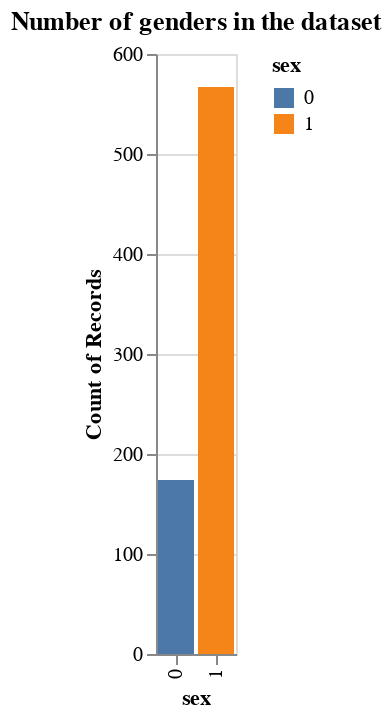

Here is the notebook cell this chart was saved with:
### Code cell
alt.Chart(heart).mark_bar().encode(
    X("sex"), Y("count()"),
    color="sex").properties(title="Number of genders in the dataset").interactive()

### Figure 1 — Vega-Lite specification as saved in the notebook (floating-point values rounded to 4 significant figures; data arrays with more than 128 entries replaced by an {"elided": "..."} marker saying what was removed)
{"config": {"view": {"continuousWidth": 400, "continuousHeight": 300}}, "data": {"name": "data-9c5c541ff0505177026c42e372cebf79"}, "mark": "bar", "encoding": {"color": {"field": "sex", "type": "nominal"}, "x": {"field": "sex", "type": "nominal"}, "y": {"aggregate": "count", "type": "quantitative"}}, "selection": {"selector003": {"type": "interval", "bind": "scales", "encodings": ["x", "y"]}}, "title": "Number of genders in the dataset", "$schema": "https://vega.github.io/schema/vega-lite/v4.17.0.json", "datasets": {"data-9c5c541ff0505177026c42e372cebf79": {"elided": "741 records"}}}
